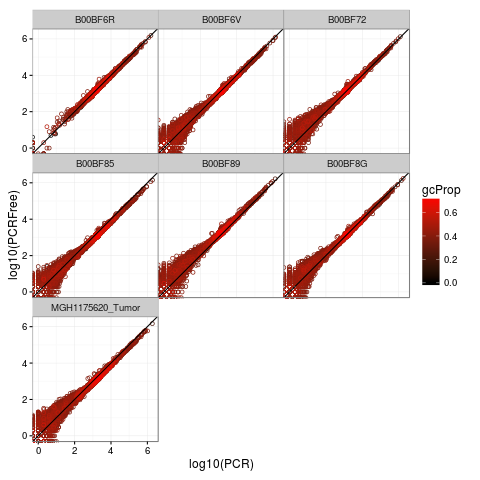

R code for this plot:
works_with_R("3.3.1",
             data.table="1.9.7",
             "tdhock/animint@78974d8788930034109289e42f8c90f1ee804290")

load("gc.coverage.RData")

cov.wide <- dcast(gc.coverage, sample + gcProp + chr + binStart ~ protocol, value.var="coverage")

##                  PCR PCRFree
## B00BF6R            1       1
## B00BF6V            1       1
## B00BF72            1       1
## B00BF85            1       1
## B00BF86            0       1
## B00BF89            1       1
## B00BF8G            1       1
## MGH1175620_Tumor   1       1

ggplot()+
  theme_bw()+
  theme(panel.margin=grid::unit(0, "lines"))+
  facet_wrap("sample")+
  geom_point(aes(
    PCR, PCRFree, color=gcProp),
             data=cov.wide[sample!="B00BF86",])

gg <- ggplot()+
  theme_bw()+
  theme(panel.margin=grid::unit(0, "lines"))+
  facet_wrap("sample")+
  scale_color_gradient(low="black", high="red")+
  geom_point(aes(
    log10(PCR), log10(PCRFree), color=gcProp),
             data=cov.wide[sample!="B00BF86",],
             shape=1)+
  coord_equal()+
  geom_abline(slope=1, intercept=0)

png("figure-gc-coverage.png")
print(gg)
dev.off()
